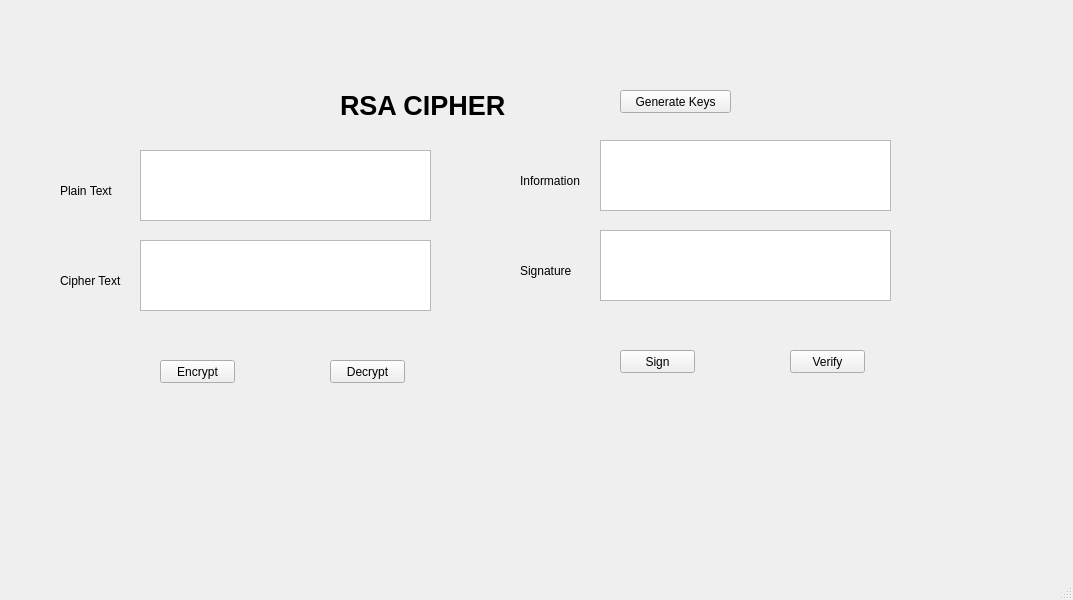
<?xml version="1.0" encoding="UTF-8"?>
<ui version="4.0">
 <class>MainWindow</class>
 <widget class="QMainWindow" name="MainWindow">
  <property name="geometry">
   <rect>
    <x>0</x>
    <y>0</y>
    <width>1073</width>
    <height>600</height>
   </rect>
  </property>
  <property name="windowTitle">
   <string>ECC CIPHER</string>
  </property>
  <widget class="QWidget" name="centralwidget">
   <widget class="QLabel" name="label">
    <property name="geometry">
     <rect>
      <x>340</x>
      <y>90</y>
      <width>191</width>
      <height>31</height>
     </rect>
    </property>
    <property name="font">
     <font>
      <pointsize>20</pointsize>
      <weight>75</weight>
      <bold>true</bold>
     </font>
    </property>
    <property name="text">
     <string>RSA CIPHER</string>
    </property>
   </widget>
   <widget class="QLabel" name="label_2">
    <property name="geometry">
     <rect>
      <x>60</x>
      <y>180</y>
      <width>71</width>
      <height>21</height>
     </rect>
    </property>
    <property name="text">
     <string>Plain Text</string>
    </property>
   </widget>
   <widget class="QLabel" name="label_3">
    <property name="geometry">
     <rect>
      <x>60</x>
      <y>270</y>
      <width>61</width>
      <height>21</height>
     </rect>
    </property>
    <property name="text">
     <string>Cipher Text</string>
    </property>
   </widget>
   <widget class="QPlainTextEdit" name="txt_plain_text">
    <property name="geometry">
     <rect>
      <x>140</x>
      <y>150</y>
      <width>291</width>
      <height>71</height>
     </rect>
    </property>
   </widget>
   <widget class="QPlainTextEdit" name="txt_cipher_text">
    <property name="geometry">
     <rect>
      <x>140</x>
      <y>240</y>
      <width>291</width>
      <height>71</height>
     </rect>
    </property>
   </widget>
   <widget class="QPushButton" name="btn_encrypt">
    <property name="geometry">
     <rect>
      <x>160</x>
      <y>360</y>
      <width>75</width>
      <height>23</height>
     </rect>
    </property>
    <property name="text">
     <string>Encrypt</string>
    </property>
   </widget>
   <widget class="QPushButton" name="btn_decrypt">
    <property name="geometry">
     <rect>
      <x>330</x>
      <y>360</y>
      <width>75</width>
      <height>23</height>
     </rect>
    </property>
    <property name="text">
     <string>Decrypt</string>
    </property>
   </widget>
   <widget class="QLabel" name="label_4">
    <property name="geometry">
     <rect>
      <x>520</x>
      <y>260</y>
      <width>61</width>
      <height>21</height>
     </rect>
    </property>
    <property name="text">
     <string>Signature</string>
    </property>
   </widget>
   <widget class="QLabel" name="label_5">
    <property name="geometry">
     <rect>
      <x>520</x>
      <y>170</y>
      <width>71</width>
      <height>21</height>
     </rect>
    </property>
    <property name="text">
     <string>Information</string>
    </property>
   </widget>
   <widget class="QPlainTextEdit" name="txt_sign">
    <property name="geometry">
     <rect>
      <x>600</x>
      <y>230</y>
      <width>291</width>
      <height>71</height>
     </rect>
    </property>
   </widget>
   <widget class="QPlainTextEdit" name="txt_info">
    <property name="geometry">
     <rect>
      <x>600</x>
      <y>140</y>
      <width>291</width>
      <height>71</height>
     </rect>
    </property>
   </widget>
   <widget class="QPushButton" name="btn_sign">
    <property name="geometry">
     <rect>
      <x>620</x>
      <y>350</y>
      <width>75</width>
      <height>23</height>
     </rect>
    </property>
    <property name="text">
     <string>Sign</string>
    </property>
   </widget>
   <widget class="QPushButton" name="btn_verify">
    <property name="geometry">
     <rect>
      <x>790</x>
      <y>350</y>
      <width>75</width>
      <height>23</height>
     </rect>
    </property>
    <property name="text">
     <string>Verify</string>
    </property>
   </widget>
   <widget class="QPushButton" name="btn_gen_keys">
    <property name="geometry">
     <rect>
      <x>620</x>
      <y>90</y>
      <width>111</width>
      <height>23</height>
     </rect>
    </property>
    <property name="text">
     <string>Generate Keys</string>
    </property>
   </widget>
  </widget>
  <widget class="QMenuBar" name="menubar">
   <property name="geometry">
    <rect>
     <x>0</x>
     <y>0</y>
     <width>1073</width>
     <height>21</height>
    </rect>
   </property>
  </widget>
  <widget class="QStatusBar" name="statusbar"/>
 </widget>
 <resources/>
 <connections/>
</ui>
